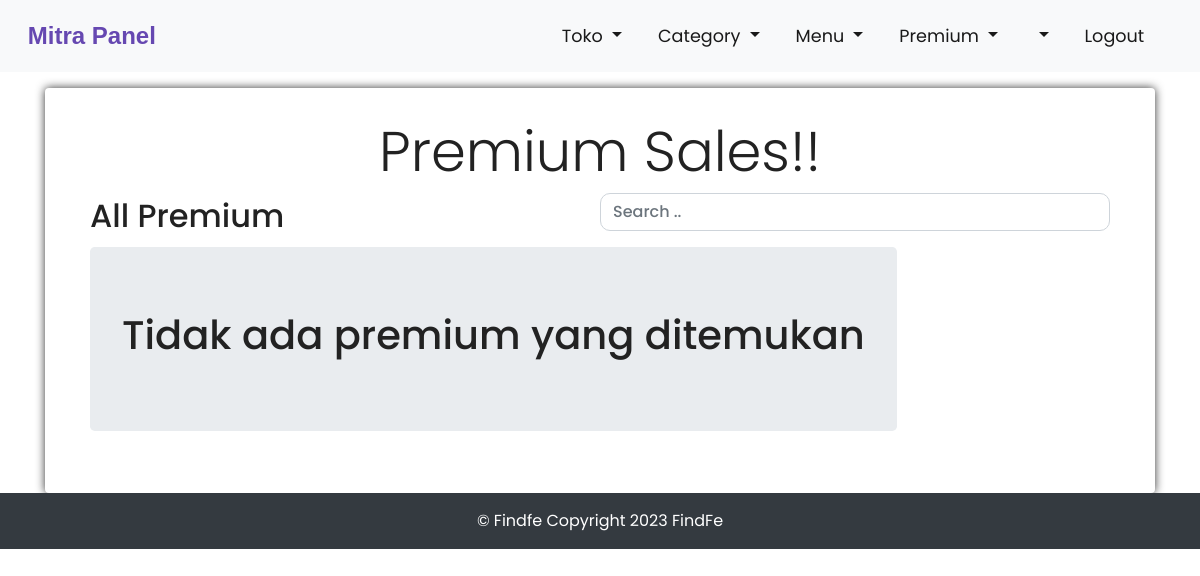
The page /index.php/mitra/premium on the database as committed earlier.
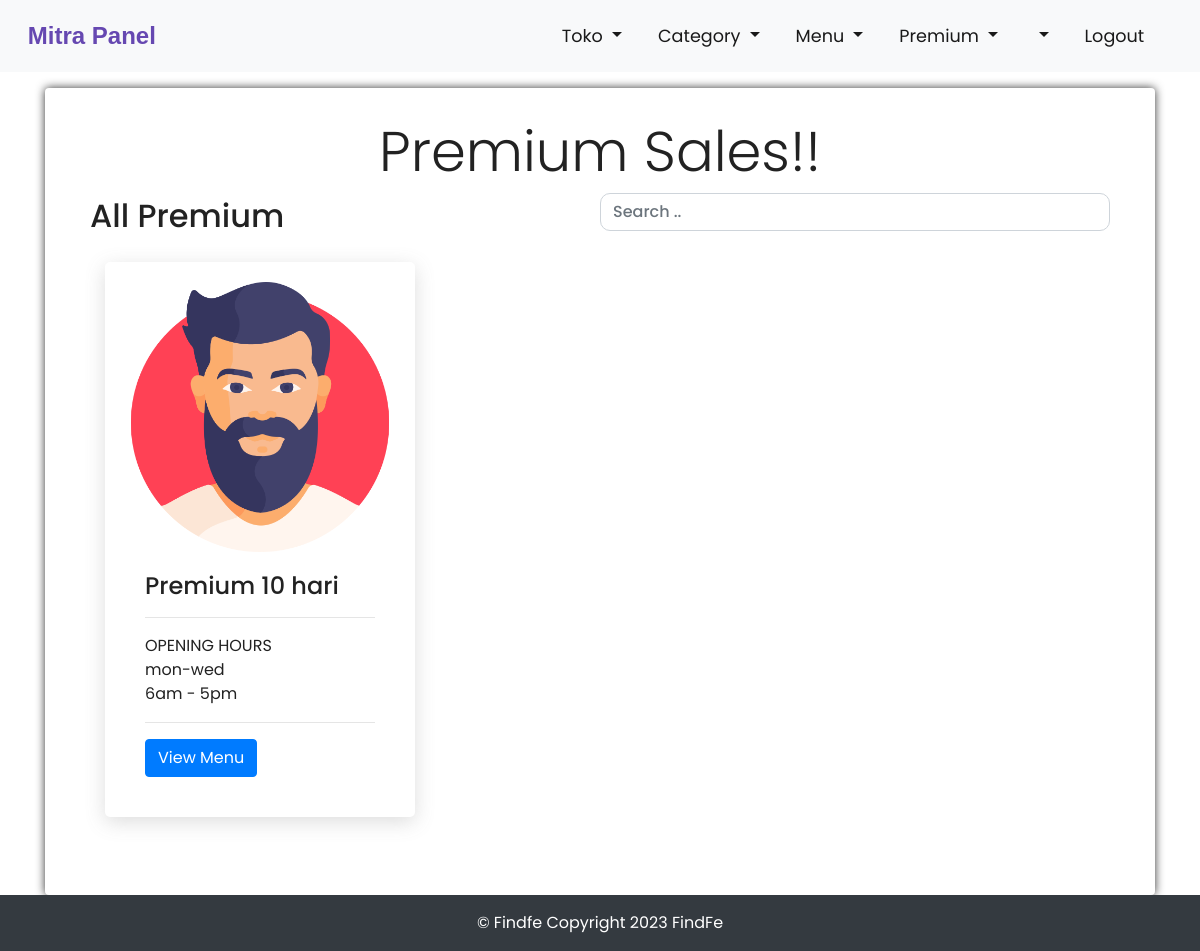
The same page on the database as committed later.
### tables this page shows
CREATE TABLE `premium` (
  `p_id` int(11) NOT NULL,
  `name` varchar(255) NOT NULL,
  `email` varchar(255) NOT NULL,
  `url` varchar(255) NOT NULL,
  `o_hr` varchar(255) NOT NULL,
  `c_hr` varchar(255) NOT NULL,
  `o_days` varchar(255) NOT NULL,
  `img` text NOT NULL
);

### application/controllers/mitra/premium.php (called while the page is built, shortened)
<?php
class premium extends CI_Controller
{
	public function index()
	{
		$this->load->model('premium_model');
		$premiums = $this->premium_model->getResInfo();
		$data['premiums'] = $premiums;
		$this->load->view('mitra/partials/header');
		$this->load->view('mitra/premium/list', $data);
		$this->load->view('mitra/partials/footer');
	}
}

### index.php (called while the page is built, shortened)
<?php
require_once BASEPATH.'core/CodeIgniter.php';

### application/models/Premium_model.php (called while the page is built, shortened)
<?php
class premium_model extends CI_Model
{
    public function getResInfo()
    {
        $this->db->select('*');
        $this->db->from('premium');
        $result = $this->db->get()->result_array();
        return $result;
    }
}

### application/views/mitra/premium/list.php (the view, shortened to what this page needs)
<div class="container">
    <div class="container shadow-container">
        <div class="container-fluid padding">
            <div class="row welcome text-center welcome">
                <div class="col-12">
                    <h1 class="display-4">Premium Sales!!</h1>
                </div>
            </div>
        </div>
        <div class="container">
            <div class="d-flex justify-content-between align-items-center">
                <div class="btn-group">
                    <h2>All Premium</h2>
                </div>
                <input class="form-control mb-3" id="myInput" type="text" placeholder="Search .." style="width:50%;">
            </div>
            <div class="">
                <div class="container">
                    <div id="myTable">
                        <div class="row">
                            <?php if (!empty($premiums)) { ?>
                                <?php foreach ($premiums as $premium) { ?>
                                    <div id="card-product" class="col-md-4">
                                        <div class="">
                                            <div class="card mb-5 shadow-sm">
                                                <?php $image = $premium['img']; ?>
                                                <img class="card-img-top" src="<?php echo base_url() . 'public/uploads/premium/' . $image; ?>">
                                                <div class="card-body">
                                                    <h4 class="card-title"><?php echo $premium['name']; ?></h4>
                                                    <hr>
                                                    <p class="card-text mb-0">OPENING HOURS</p>
                                                    <p class="card-text mb-0"><?php echo $premium['o_days']; ?></p>
                                                    <p class="card-text"><?php echo $premium['o_hr']; ?> - <?php echo $premium['c_hr']; ?></p>
                                                    <hr>
                                                    <a href="<?php echo base_url() . 'kopi/list/' . $premium['r_id']; ?>" class="btn btn-primary">View
                                                        Menu</a>
                                                </div>
                                            </div>
                                        </div>
                                    </div class="col-md-3">
                                <?php } ?>
                            <?php } else { ?>
                                <div class="jumbotron">
                                    <h1>Tidak ada premium yang ditemukan</h1>
                                </div>
                            <?php } ?>
                        </div>
                    </div>
                </div>
            </div>
        </div>
    </div>
</div>

Rows that differ between the two databases and show on the page:
added premium: img (picture), name "Premium 10 hari", o_days "mon-wed", o_hr "6am", c_hr "5pm"
Other text that changed with them:
text no longer shown: "Tidak ada premium yang ditemukan"
